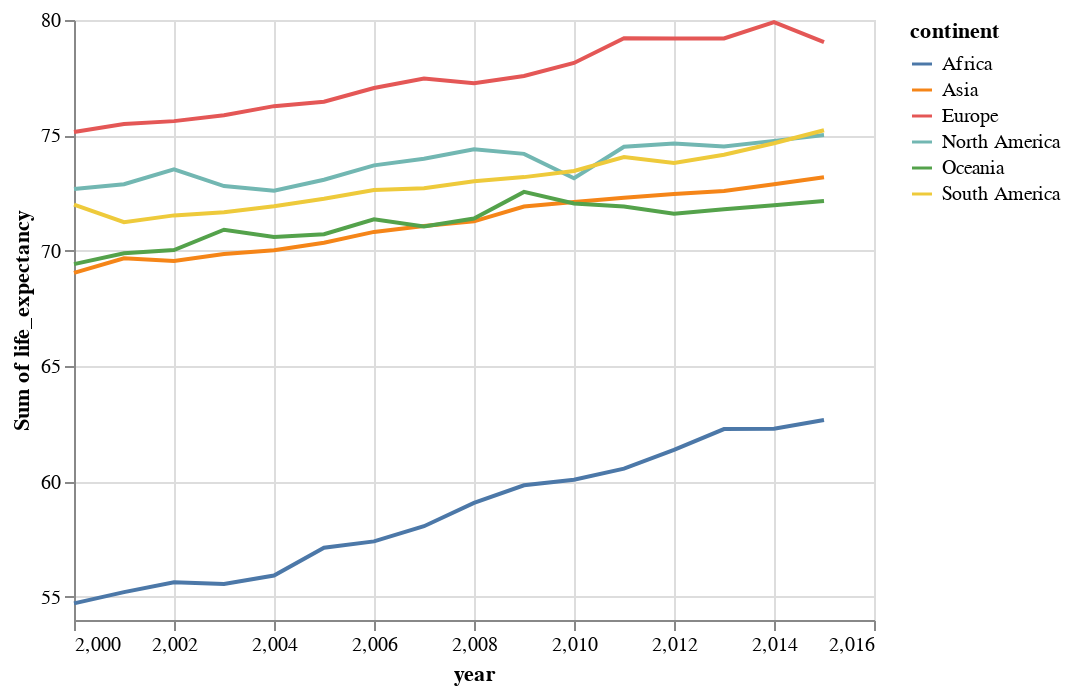

Notebook cell for this chart:
### Code cell
a = alt.Chart(dataset_df.groupby(["continent", "year"]).mean()["life_expectancy"].reset_index()).mark_line().encode(
    x="year",
    y=alt.Y("sum(life_expectancy)",scale=alt.Scale(zero=False)),
    color="continent",
    tooltip="continent"
)
a

### Figure 1 — Vega-Lite specification as saved in the notebook (floating-point values rounded to 4 significant figures)
{"config": {"view": {"continuousWidth": 400, "continuousHeight": 300}}, "data": {"name": "data-96fed20e65378458803de9809528ebac"}, "mark": "line", "encoding": {"color": {"type": "nominal", "field": "continent"}, "tooltip": {"type": "nominal", "field": "continent"}, "x": {"type": "quantitative", "field": "year"}, "y": {"type": "quantitative", "aggregate": "sum", "field": "life_expectancy", "scale": {"zero": false}}}, "$schema": "https://vega.github.io/schema/vega-lite/v4.8.1.json", "datasets": {"data-96fed20e65378458803de9809528ebac": [{"continent": "Africa", "year": 2000, "life_expectancy": 54.72}, {"continent": "Africa", "year": 2001, "life_expectancy": 55.21}, {"continent": "Africa", "year": 2002, "life_expectancy": 55.63}, {"continent": "Africa", "year": 2003, "life_expectancy": 55.56}, {"continent": "Africa", "year": 2004, "life_expectancy": 55.93}, {"continent": "Africa", "year": 2005, "life_expectancy": 57.13}, {"continent": "Africa", "year": 2006, "life_expectancy": 57.41}, {"continent": "Africa", "year": 2007, "life_expectancy": 58.06}, {"continent": "Africa", "year": 2008, "life_expectancy": 59.07}, {"continent": "Africa", "year": 2009, "life_expectancy": 59.84}, {"continent": "Africa", "year": 2010, "life_expectancy": 60.08}, {"continent": "Africa", "year": 2011, "life_expectancy": 60.56}, {"continent": "Africa", "year": 2012, "life_expectancy": 61.37}, {"continent": "Africa", "year": 2013, "life_expectancy": 62.27}, {"continent": "Africa", "year": 2014, "life_expectancy": 62.29}, {"continent": "Africa", "year": 2015, "life_expectancy": 62.67}, {"continent": "Asia", "year": 2000, "life_expectancy": 69.04}, {"continent": "Asia", "year": 2001, "life_expectancy": 69.68}, {"continent": "Asia", "year": 2002, "life_expectancy": 69.56}, {"continent": "Asia", "year": 2003, "life_expectancy": 69.86}, {"continent": "Asia", "year": 2004, "life_expectancy": 70.02}, {"continent": "Asia", "year": 2005, "life_expectancy": 70.35}, {"continent": "Asia", "year": 2006, "life_expectancy": 70.82}, {"continent": "Asia", "year": 2007, "life_expectancy": 71.07}, {"continent": "Asia", "year": 2008, "life_expectancy": 71.27}, {"continent": "Asia", "year": 2009, "life_expectancy": 71.92}, {"continent": "Asia", "year": 2010, "life_expectancy": 72.11}, {"continent": "Asia", "year": 2011, "life_expectancy": 72.3}, {"continent": "Asia", "year": 2012, "life_expectancy": 72.46}, {"continent": "Asia", "year": 2013, "life_expectancy": 72.59}, {"continent": "Asia", "year": 2014, "life_expectancy": 72.88}, {"continent": "Asia", "year": 2015, "life_expectancy": 73.19}, {"continent": "Europe", "year": 2000, "life_expectancy": 75.15}, {"continent": "Europe", "year": 2001, "life_expectancy": 75.49}, {"continent": "Europe", "year": 2002, "life_expectancy": 75.62}, {"continent": "Europe", "year": 2003, "life_expectancy": 75.87}, {"continent": "Europe", "year": 2004, "life_expectancy": 76.27}, {"continent": "Europe", "year": 2005, "life_expectancy": 76.46}, {"continent": "Europe", "year": 2006, "life_expectancy": 77.05}, {"continent": "Europe", "year": 2007, "life_expectancy": 77.46}, {"continent": "Europe", "year": 2008, "life_expectancy": 77.26}, {"continent": "Europe", "year": 2009, "life_expectancy": 77.57}, {"continent": "Europe", "year": 2010, "life_expectancy": 78.14}, {"continent": "Europe", "year": 2011, "life_expectancy": 79.21}, {"continent": "Europe", "year": 2012, "life_expectancy": 79.2}, {"continent": "Europe", "year": 2013, "life_expectancy": 79.2}, {"continent": "Europe", "year": 2014, "life_expectancy": 79.91}, {"continent": "Europe", "year": 2015, "life_expectancy": 79.04}, {"continent": "North America", "year": 2000, "life_expectancy": 72.68}, {"continent": "North America", "year": 2001, "life_expectancy": 72.89}, {"continent": "North America", "year": 2002, "life_expectancy": 73.53}, {"continent": "North America", "year": 2003, "life_expectancy": 72.8}, {"continent": "North America", "year": 2004, "life_expectancy": 72.6}, {"continent": "North America", "year": 2005, "life_expectancy": 73.08}, {"continent": "North America", "year": 2006, "life_expectancy": 73.7}, {"continent": "North America", "year": 2007, "life_expectancy": 73.99}, {"continent": "North America", "year": 2008, "life_expectancy": 74.4}, {"continent": "North America", "year": 2009, "life_expectancy": 74.2}, {"continent": "North America", "year": 2010, "life_expectancy": 73.14}, {"continent": "North America", "year": 2011, "life_expectancy": 74.51}, {"continent": "North America", "year": 2012, "life_expectancy": 74.65}, {"continent": "North America", "year": 2013, "life_expectancy": 74.52}, {"continent": "North America", "year": 2014, "life_expectancy": 74.76}, {"continent": "North America", "year": 2015, "life_expectancy": 75.01}, {"continent": "Oceania", "year": 2000, "life_expectancy": 69.42}, {"continent": "Oceania", "year": 2001, "life_expectancy": 69.89}, {"continent": "Oceania", "year": 2002, "life_expectancy": 70.03}, {"continent": "Oceania", "year": 2003, "life_expectancy": 70.91}, {"continent": "Oceania", "year": 2004, "life_expectancy": 70.6}, {"continent": "Oceania", "year": 2005, "life_expectancy": 70.72}, {"continent": "Oceania", "year": 2006, "life_expectancy": 71.36}, {"continent": "Oceania", "year": 2007, "life_expectancy": 71.05}, {"continent": "Oceania", "year": 2008, "life_expectancy": 71.4}, {"continent": "Oceania", "year": 2009, "life_expectancy": 72.55}, {"continent": "Oceania", "year": 2010, "life_expectancy": 72.05}, {"continent": "Oceania", "year": 2011, "life_expectancy": 71.92}, {"continent": "Oceania", "year": 2012, "life_expectancy": 71.6}, {"continent": "Oceania", "year": 2013, "life_expectancy": 71.8}, {"continent": "Oceania", "year": 2014, "life_expectancy": 71.97}, {"continent": "Oceania", "year": 2015, "life_expectancy": 72.16}, {"continent": "South America", "year": 2000, "life_expectancy": 72.0}, {"continent": "South America", "year": 2001, "life_expectancy": 71.24}, {"continent": "South America", "year": 2002, "life_expectancy": 71.53}, {"continent": "South America", "year": 2003, "life_expectancy": 71.67}, {"continent": "South America", "year": 2004, "life_expectancy": 71.93}, {"continent": "South America", "year": 2005, "life_expectancy": 72.26}, {"continent": "South America", "year": 2006, "life_expectancy": 72.63}, {"continent": "South America", "year": 2007, "life_expectancy": 72.71}, {"continent": "South America", "year": 2008, "life_expectancy": 73.02}, {"continent": "South America", "year": 2009, "life_expectancy": 73.19}, {"continent": "South America", "year": 2010, "life_expectancy": 73.46}, {"continent": "South America", "year": 2011, "life_expectancy": 74.06}, {"continent": "South America", "year": 2012, "life_expectancy": 73.81}, {"continent": "South America", "year": 2013, "life_expectancy": 74.16}, {"continent": "South America", "year": 2014, "life_expectancy": 74.66}, {"continent": "South America", "year": 2015, "life_expectancy": 75.23}]}}
